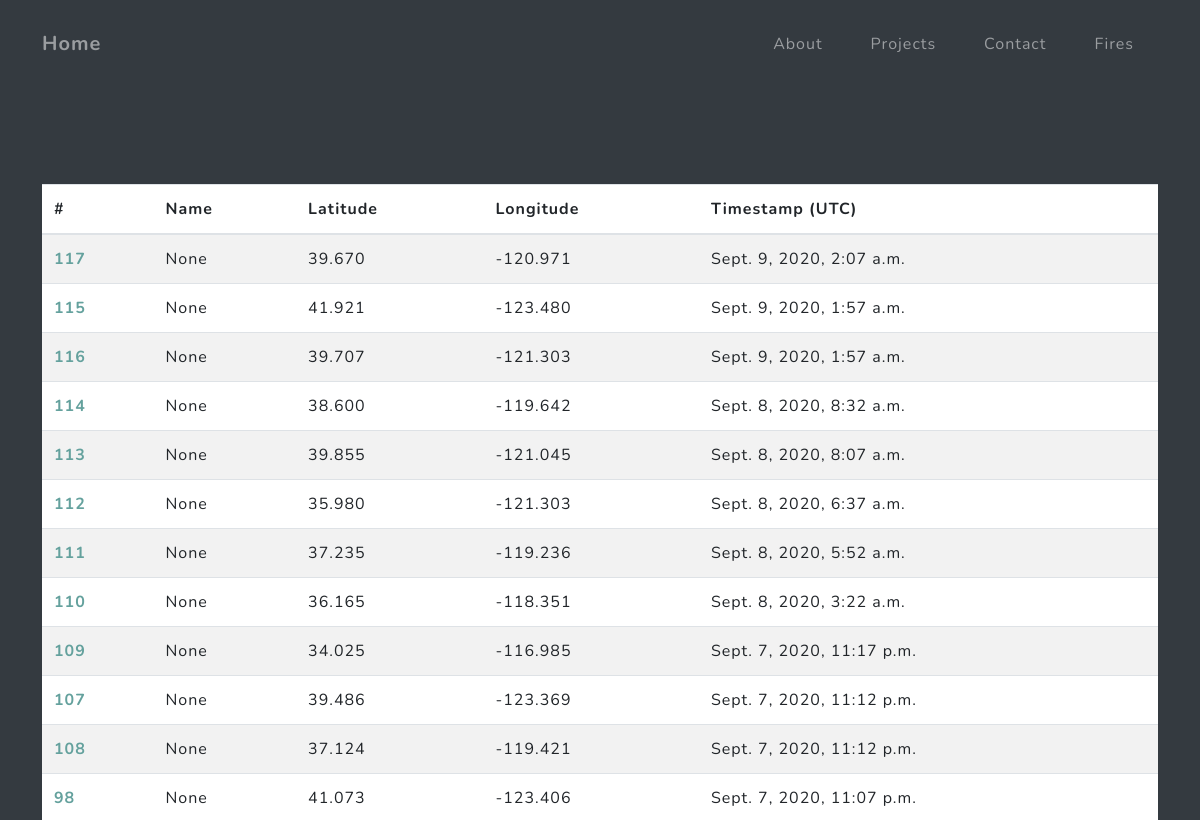
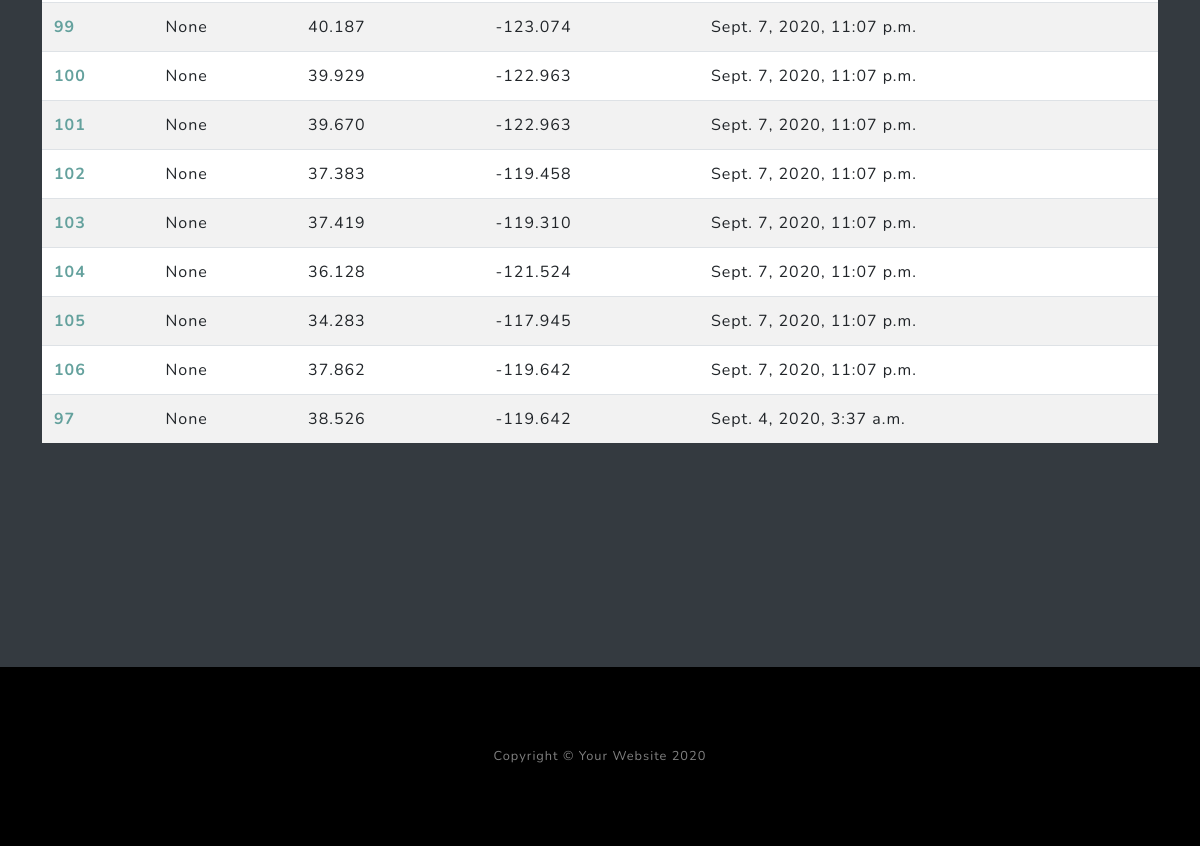
/firepage/, run on an earlier commit of the app's database (2 pictures, top to bottom).
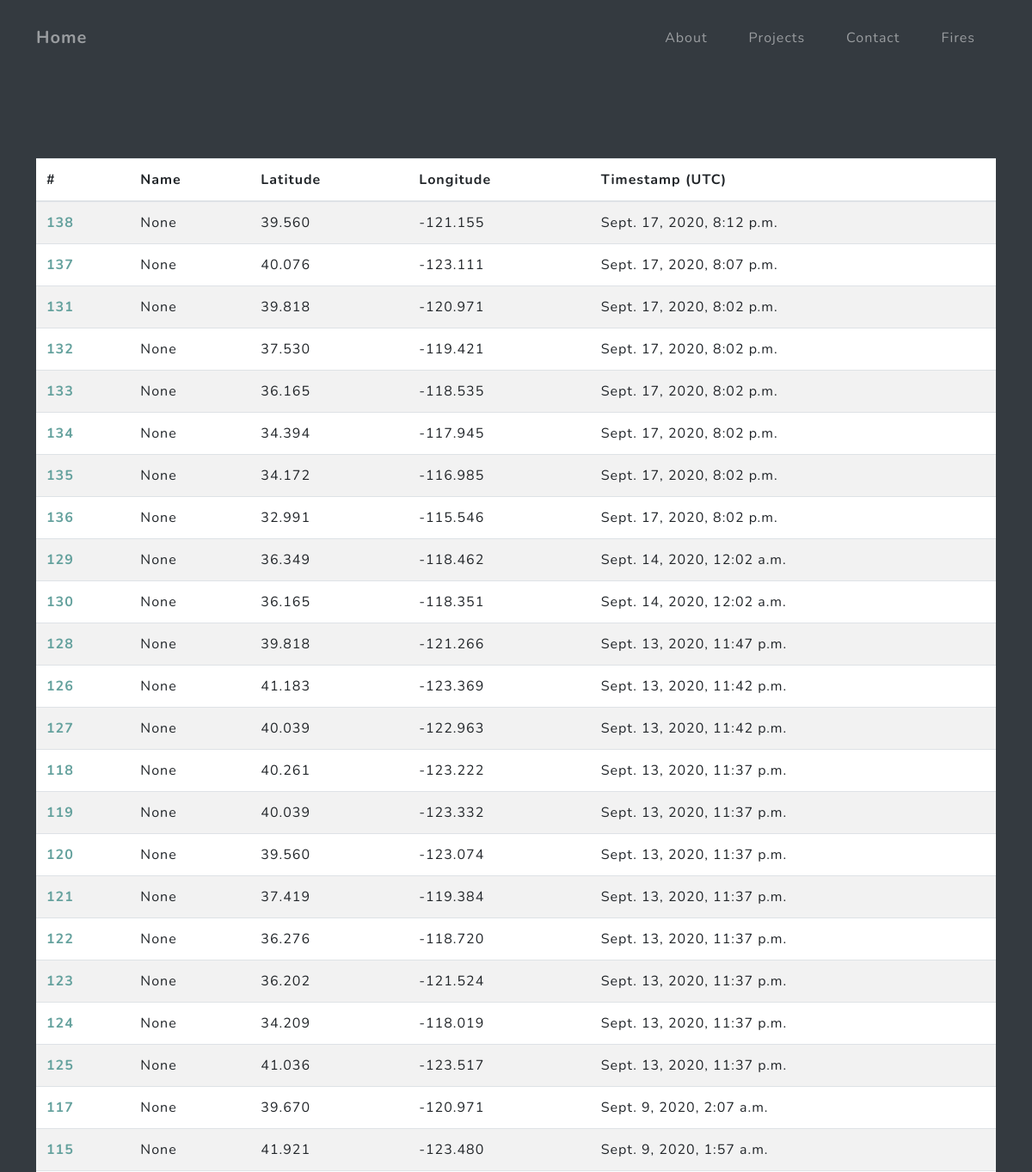
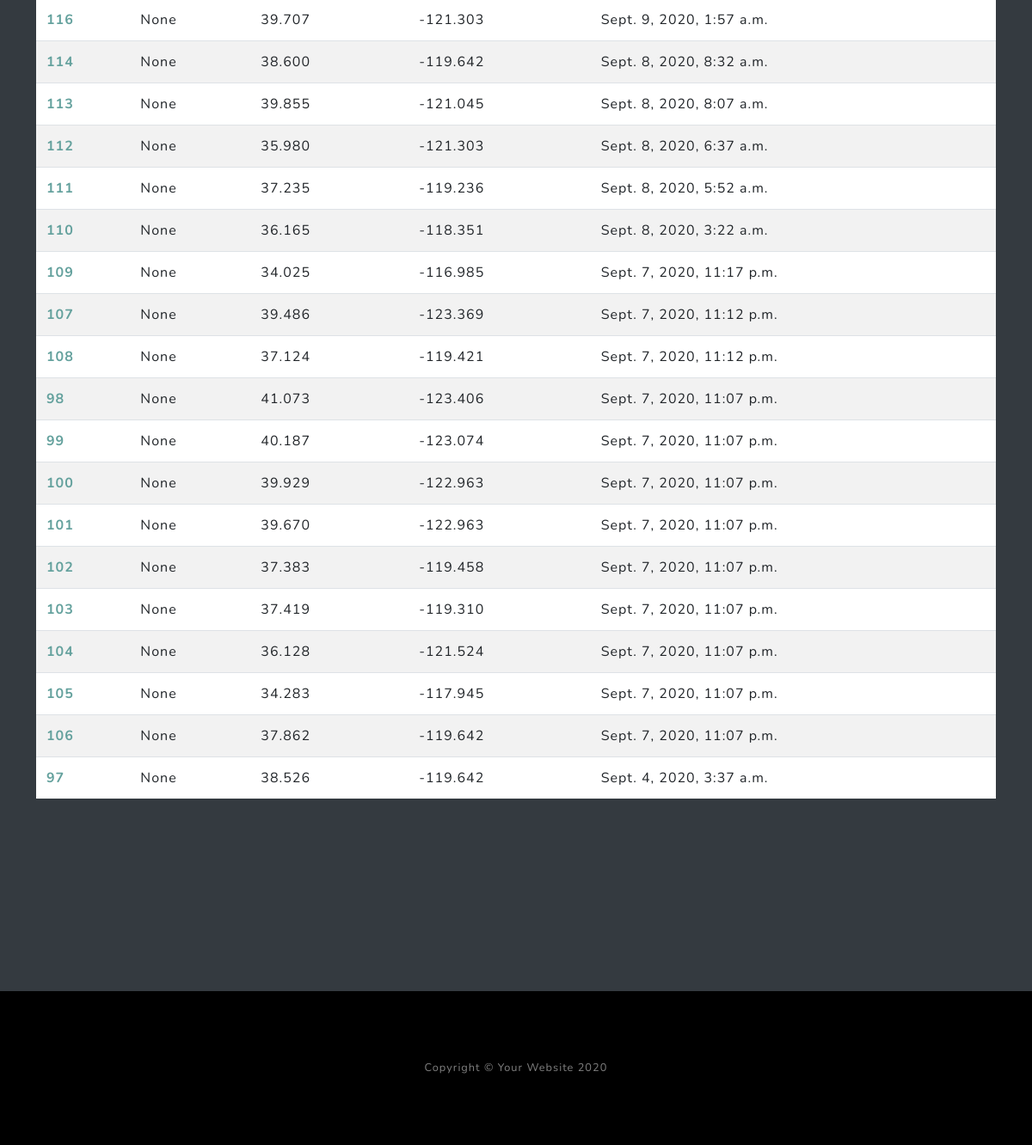
And on a later commit of the database (2 pictures, top to bottom).
### pages/models.py (models this page shows)
class FireModel(models.Model):
    LIG = "LIGHTNING"
    MAN = "MANMADE"
    UNK = "UNKOWN"
    VH = "VERY HIGH"
    H = "HIGH"
    M = "MEDIUM"
    L = "LOW"
    name                 = models.CharField(max_length=50, null=True, blank=True)
    latitude             = models.FloatField(validators=[MinValueValidator(-90.0), MaxValueValidator(90.0)])
    longitude            = models.FloatField(validators=[MinValueValidator(-180.0), MaxValueValidator(180.0)])
    timestamp            = models.DateTimeField()
    latest_timestamp     = models.DateTimeField()
    image                = models.ImageField(upload_to='fires_pics', null=True, blank=True)
    video                = models.ImageField(default='video_not_made')
    cause                = models.CharField(max_length=50, choices=((LIG, 'lightning'), (MAN, 'man-made'), (UNK, 'unknown'),), default='unknown')
    short_description    = models.CharField(max_length=200, null=True, blank=True)
    long_description     = models.CharField(max_length=1000, null=True, blank=True)
    probability          = models.CharField(max_length=10, choices=((VH, 'very high'), (H, 'high'), (M, 'medium'), (L, 'low'), (UNK, 'unknown'),), default='unknown')
    anomaly_arr          = models.BinaryField()
    cluster_lst          = models.BinaryField()
    px_idx_x             = models.IntegerField(default=0)
    px_idx_y             = models.IntegerField(default=0)
    time_graph_pts       = models.BinaryField(default=None)
    pred_graph_pts       = models.BinaryField(default=obj_to_binfield([]))
    diff_graph_pts       = models.BinaryField(default=obj_to_binfield([]))
    cloud_graph_pts      = models.BinaryField(default=obj_to_binfield([]))
    actual_7_graph_pts   = models.BinaryField(default=obj_to_binfield([]))
    actual_14_graph_pts  = models.BinaryField(default=obj_to_binfield([]))
    lightning_lat        = models.FloatField(null=True, blank=True, default=None)
    lightning_lon        = models.FloatField(null=True, blank=True, default=None)
    lightning_timestamp  = models.DateTimeField(null=True, blank=True, default=None)
    vmin                 = models.FloatField(default=0)
    vmax                 = models.FloatField(default=3)
    jpg_folder_path      = models.CharField(max_length=400, null=True, blank=True)

### pages/views.py (the view)
# urls.py: path('firepage/', FirePageView.as_view(), name='firepage'),
class FirePageView(ListView):
    model = FireModel
    template_name = 'firepage.html'
    context_object_name = 'fire_list'
    ordering = ['-timestamp']
    paginate_by = 50

### templates/firepage.html (shortened to what this page needs)
{% extends 'base.html'%}
{% block content %}
<section class="projects-section bg-dark" id="projects">
    <div class="container">
        <div class="row align-items-center no-gutters mb-4 mb-lg-5">
            <div class="col-xl-1 col-lg-7"><img class="img-fluid mb-3 mb-lg-0" src="{{fire.image.url}}" alt="" /></div>
            <table class="table table-striped" style="background-color:white">
            <thead>
                <tr>
                <th scope="col">#</th>
                <th scope="col">Name</th>
                <th scope="col">Latitude</th>
                <th scope="col">Longitude</th>
                <th scope="col">Timestamp (UTC) </th>
                </tr>
            </thead>
            <tbody>
                {% for fire in fire_list %}
                <tr href="/firedetail/{{ fire.id }}">
                <th scope="row"><a href="/firedetail/{{ fire.id }}">{{ fire.id }}</a></th>
                <td>{{ fire.name }}</td>
                <td>{{ fire.latitude|floatformat:3 }}</td>
                <td>{{ fire.longitude|floatformat:3 }}</td>
                <td>{{ fire.timestamp }}</td>
                </tr>
                {% endfor %}
            </tbody>
            </table>
        </div>
</section>
{% endblock content %}

### templates/base.html (shortened to what this page needs)
{% load static %}
<!DOCTYPE html>
<html lang="en">
    <head>
        <link href="{% static 'css/styles.css'%}" rel="stylesheet" />
    </head>
    <body id="page-top">
        {% include 'navbar.html' %}
        {% block content %}{% endblock content %}
        <footer class="footer bg-black small text-center text-white-50"><div class="container">Copyright © Your Website 2020</div></footer>
    </body>
</html>

### templates/navbar.html (shortened to what this page needs)
<nav class="navbar navbar-expand-lg navbar-light fixed-top" id="mainNav">
    <div class="container">
        <a class="navbar-brand js-scroll-trigger" href="/#page-top">Home</a>
        <div class="collapse navbar-collapse" id="navbarResponsive">
            <ul class="navbar-nav ml-auto">
                <li class="nav-item"><a class="nav-link js-scroll-trigger" href="/#about">About</a></li>
                <li class="nav-item"><a class="nav-link js-scroll-trigger" href="/#projects">Projects</a></li>
                <li class="nav-item"><a class="nav-link js-scroll-trigger" href="/#signup">Contact</a></li>
                <li class="nav-item"><a class="nav-link js-scroll-trigger" href="/firepage/">Fires</a></li>
            </ul>
        </div>
    </div>
</nav>

What changed in the data, as far as the page shows it:
added FireModel: id "138", name "None", latitude "39.560", longitude "-121.155", timestamp "Sept. 17, 2020, 8:12 p.m."
added FireModel: id "137", name "None", latitude "40.076", longitude "-123.111", timestamp "Sept. 17, 2020, 8:07 p.m."
added FireModel: id "131", name "None", latitude "39.818", longitude "-120.971", timestamp "Sept. 17, 2020, 8:02 p.m."
added FireModel: id "132", name "None", latitude "37.530", longitude "-119.421", timestamp "Sept. 17, 2020, 8:02 p.m."
added FireModel: id "133", name "None", latitude "36.165", longitude "-118.535", timestamp "Sept. 17, 2020, 8:02 p.m."
added FireModel: id "134", name "None", latitude "34.394", longitude "-117.945", timestamp "Sept. 17, 2020, 8:02 p.m."
added FireModel: id "135", name "None", latitude "34.172", longitude "-116.985", timestamp "Sept. 17, 2020, 8:02 p.m."
added FireModel: id "136", name "None", latitude "32.991", longitude "-115.546", timestamp "Sept. 17, 2020, 8:02 p.m."
added FireModel: id "129", name "None", latitude "36.349", longitude "-118.462", timestamp "Sept. 14, 2020, 12:02 a.m."
added FireModel: id "130", name "None", latitude "36.165", longitude "-118.351", timestamp "Sept. 14, 2020, 12:02 a.m."
added FireModel: id "128", name "None", latitude "39.818", longitude "-121.266", timestamp "Sept. 13, 2020, 11:47 p.m."
added FireModel: id "126", name "None", latitude "41.183", longitude "-123.369", timestamp "Sept. 13, 2020, 11:42 p.m."
added FireModel: id "127", name "None", latitude "40.039", longitude "-122.963", timestamp "Sept. 13, 2020, 11:42 p.m."
added FireModel: id "118", name "None", latitude "40.261", longitude "-123.222", timestamp "Sept. 13, 2020, 11:37 p.m."
added FireModel: id "119", name "None", latitude "40.039", longitude "-123.332", timestamp "Sept. 13, 2020, 11:37 p.m."
added FireModel: id "120", name "None", latitude "39.560", longitude "-123.074", timestamp "Sept. 13, 2020, 11:37 p.m."
added FireModel: id "121", name "None", latitude "37.419", longitude "-119.384", timestamp "Sept. 13, 2020, 11:37 p.m."
added FireModel: id "122", name "None", latitude "36.276", longitude "-118.720", timestamp "Sept. 13, 2020, 11:37 p.m."
added FireModel: id "123", name "None", latitude "36.202", longitude "-121.524", timestamp "Sept. 13, 2020, 11:37 p.m."
added FireModel: id "124", name "None", latitude "34.209", longitude "-118.019", timestamp "Sept. 13, 2020, 11:37 p.m."
added FireModel: id "125", name "None", latitude "41.036", longitude "-123.517", timestamp "Sept. 13, 2020, 11:37 p.m."
